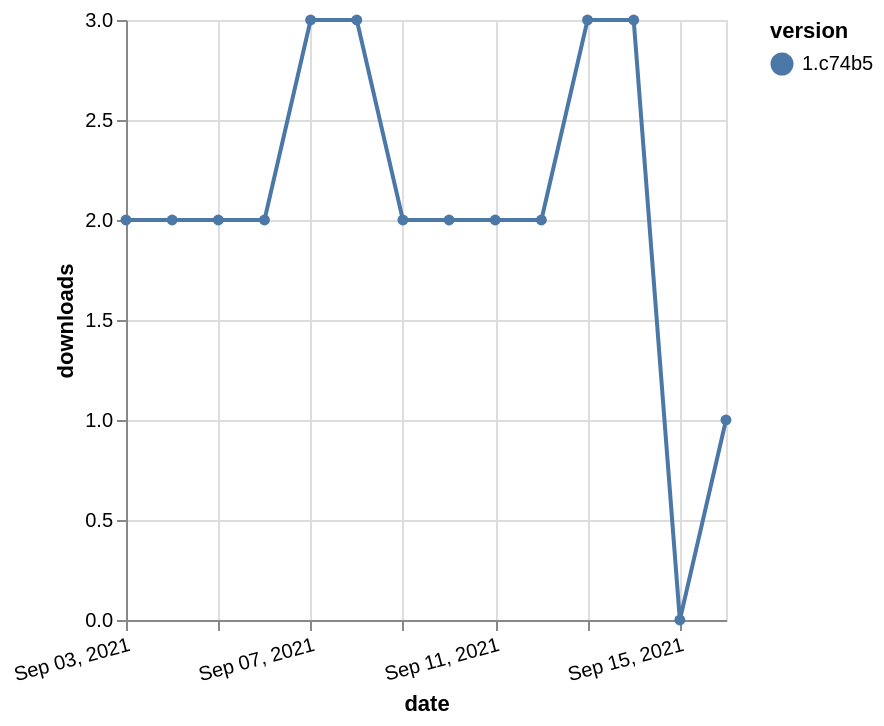

Describe this chart as a Vega-Lite specification.
### Vega-Lite specification from a JSON file in a GitHub repository (floating-point values rounded to 4 significant figures)
{"$schema": "https://vega.github.io/schema/vega-lite/v5.json", "description": "A simple bar chart with embedded data.", "data": {"values": [{"date": "2021-09-03", "total": 1324, "delta": 2, "version": "1.c74b5"}, {"date": "2021-09-04", "total": 1326, "delta": 2, "version": "1.c74b5"}, {"date": "2021-09-05", "total": 1328, "delta": 2, "version": "1.c74b5"}, {"date": "2021-09-06", "total": 1330, "delta": 2, "version": "1.c74b5"}, {"date": "2021-09-07", "total": 1333, "delta": 3, "version": "1.c74b5"}, {"date": "2021-09-08", "total": 1336, "delta": 3, "version": "1.c74b5"}, {"date": "2021-09-09", "total": 1338, "delta": 2, "version": "1.c74b5"}, {"date": "2021-09-10", "total": 1340, "delta": 2, "version": "1.c74b5"}, {"date": "2021-09-11", "total": 1342, "delta": 2, "version": "1.c74b5"}, {"date": "2021-09-12", "total": 1344, "delta": 2, "version": "1.c74b5"}, {"date": "2021-09-13", "total": 1347, "delta": 3, "version": "1.c74b5"}, {"date": "2021-09-14", "total": 1350, "delta": 3, "version": "1.c74b5"}, {"date": "2021-09-15", "total": 1350, "delta": 0, "version": "1.c74b5"}, {"date": "2021-09-16", "total": 1351, "delta": 1, "version": "1.c74b5"}]}, "width": "container", "mark": {"type": "line", "point": {"filled": true}}, "encoding": {"x": {"field": "date", "type": "temporal", "timeUnit": "yearmonthdate", "title": "date", "axis": {"labelAngle": -15}}, "y": {"field": "delta", "type": "quantitative", "title": "downloads"}, "color": {"field": "version", "type": "nominal"}, "tooltip": {"field": "delta"}}}
